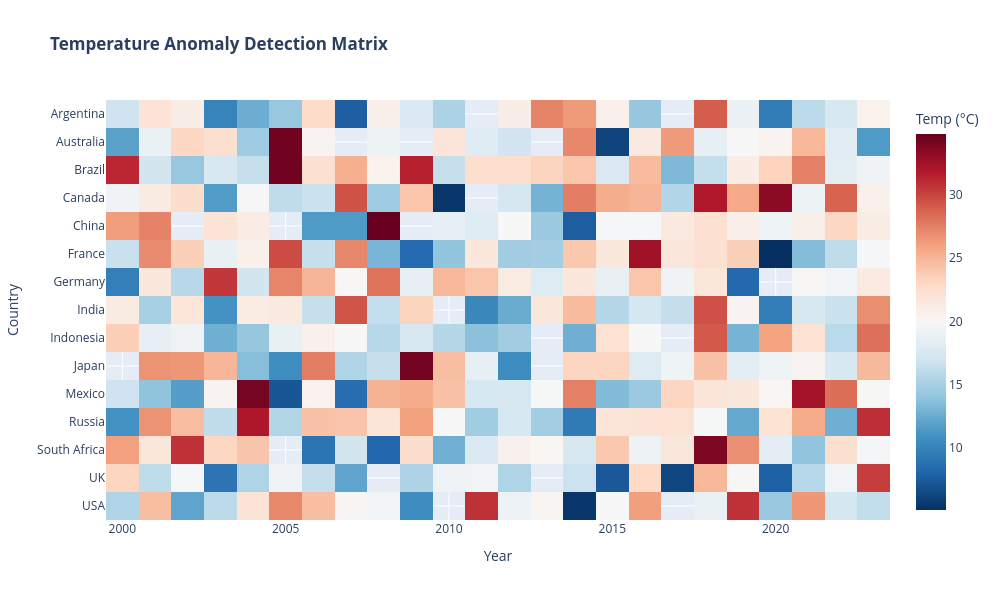

This figure's notebook cell:
### Markdown cell above
### Analysis of Small Multiples (Country vs. Global Trends)
**Purpose:** Compares each country's specific trend (Red/Blue) against the Global Average (Gray).

**Geographic Grouping (Hot vs. Cold):**

The "Hot" Group (Red Lines): Countries like Brazil, India, Indonesia, and Mexico consistently track above the global average. Their volatility is high, often spiking far above the gray line.

The "Cold" Group (Blue Lines): Countries like UK, Russia, Canada, and Germany consistently track below or intertwine with the global average.

**The "Sawtooth" Pattern:**

Almost every country exhibits a jagged, "sawtooth" line shape. This confirms extreme annual instability. For example, look at Russia: it dives deep in one year and spikes high the next. This behavior is very different from the smoother gray global line in the background.

**Lack of Synchronization:**

When the Global Average (gray) rises, the Country lines do not automatically rise with it. For instance, in China, there are years where the gray line is flat, but the red line drops sharply (around 2015). This suggests these countries have independent climate drivers.

### Code cell
import plotly.express as px

# Create a pivot table for the Heatmap: Index=Country, Columns=Year, Values=Temp
heatmap_data = df.pivot(index="Country", columns="Year", values="Avg Temperature (°C)")

fig = px.imshow(
    heatmap_data,
    color_continuous_scale="RdBu_r", # Red-Blue Reverse (Red=Hot, Blue=Cold)
    aspect="auto",
    title="<b>Temperature Anomaly Detection Matrix</b>",
    labels=dict(color="Temp (°C)")
)

fig.update_layout(
    width=1000,
    height=600,
    xaxis_title="Year",
    yaxis_title="Country"
)

fig.show()

### Figure 1 — Plotly figure (JSON) as saved in the notebook; plotly's stock layout.template omitted (floating-point values rounded to 4 significant figures; data arrays with more than 128 entries replaced by an {"elided": "..."} marker saying what was removed)
{"data": [{"coloraxis": "coloraxis", "hovertemplate": "Year: %{x}<br>Country: %{y}<br>Temp (°C): %{z}<extra></extra>", "name": "0", "type": "heatmap", "x": [2000, 2001, 2002, 2003, 2004, 2005, 2006, 2007, 2008, 2009, 2010, 2011, 2012, 2013, 2014, 2015, 2016, 2017, 2018, 2019, 2020, 2021, 2022, 2023], "xaxis": "x", "y": ["Argentina", "Australia", "Brazil", "Canada", "China", "France", "Germany", "India", "Indonesia", "Japan", "Mexico", "Russia", "South Africa", "UK", "USA"], "yaxis": "y", "z": {"elided": "15x24 float values"}}], "layout": {"coloraxis": {"colorbar": {"title": {"text": "Temp (°C)"}}, "colorscale": [[0, "rgb(5,48,97)"], [0.1, "rgb(33,102,172)"], [0.2, "rgb(67,147,195)"], [0.3, "rgb(146,197,222)"], [0.4, "rgb(209,229,240)"], [0.5, "rgb(247,247,247)"], [0.6, "rgb(253,219,199)"], [0.7, "rgb(244,165,130)"], [0.8, "rgb(214,96,77)"], [0.9, "rgb(178,24,43)"], [1, "rgb(103,0,31)"]]}, "height": 600, "title": {"text": "<b>Temperature Anomaly Detection Matrix</b>"}, "width": 1000, "xaxis": {"anchor": "y", "domain": [0, 1], "title": {"text": "Year"}}, "yaxis": {"anchor": "x", "autorange": "reversed", "domain": [0, 1], "title": {"text": "Country"}}}}
